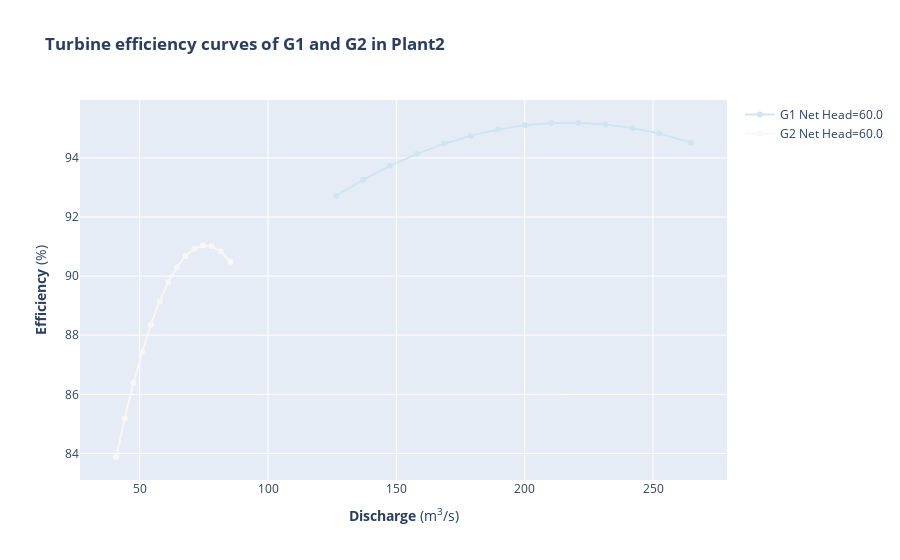

The notebook cell saved with this chart:
### Code cell
# Plot the turbine efficiency curves of G1 and G2 (G3, G4 are the same as G2) in Plant2 
turb_eff_curves_G1=shop.model.generator.Plant2_Generator1.turb_eff_curves.get()
turb_eff_curves_G2=shop.model.generator.Plant2_Generator2.turb_eff_curves.get()

fig = go.Figure()

for curve in turb_eff_curves_G1:
    color+=1
    curve_name="G1 Net Head="+str(curve.name)
    fig.add_trace(go.Scatter(x=curve.index, y=curve.values, marker_color = colorscale[color], name=curve_name, mode="lines+markers", line=dict(width=2)))

for curve in turb_eff_curves_G2:
    color+=1
    curve_name="G2 Net Head="+str(curve.name)
    fig.add_trace(go.Scatter(x=curve.index, y=curve.values, marker_color = colorscale[color], name=curve_name, mode="lines+markers", line=dict(width=2)))
    
fig.update_layout(title="<b>Turbine efficiency curves of G1 and G2 in Plant2</b>", xaxis_title="<b>Discharge</b> (m<sup>3</sup>/s)", yaxis_title="<b>Efficiency</b> (%)")

fig.show()

### Figure 1 — Plotly figure (JSON) as saved in the notebook; plotly's stock layout.template omitted (floating-point values rounded to 4 significant figures)
{"data": [{"line": {"width": 2}, "marker": {"color": "rgb(209,229,240)"}, "mode": "lines+markers", "name": "G1 Net Head=60.0", "type": "scatter", "x": [126.5, 137.0, 147.5, 158, 168.5, 179.0, 189.5, 200.0, 210.5, 220.9, 231.4, 241.9, 252.4, 264.7], "y": [92.72, 93.26, 93.73, 94.14, 94.48, 94.75, 94.96, 95.1, 95.18, 95.19, 95.13, 95.01, 94.82, 94.52]}, {"line": {"width": 2}, "marker": {"color": "rgb(247,247,247)"}, "mode": "lines+markers", "name": "G2 Net Head=60.0", "type": "scatter", "x": [40.82, 44.2, 47.58, 50.97, 54.36, 57.75, 61.13, 64.51, 67.89, 71.27, 74.66, 78.04, 81.44, 85.4], "y": [83.87, 85.19, 86.38, 87.44, 88.36, 89.14, 89.79, 90.3, 90.68, 90.92, 91.03, 91.01, 90.84, 90.48]}], "layout": {"autosize": true, "title": {"text": "<b>Turbine efficiency curves of G1 and G2 in Plant2</b>"}, "xaxis": {"autorange": true, "range": [27.3, 278.3], "title": {"text": "<b>Discharge</b> (m<sup>3</sup>/s)"}, "type": "linear"}, "yaxis": {"autorange": true, "range": [82.94, 96.12], "title": {"text": "<b>Efficiency</b> (%)"}, "type": "linear"}}}
